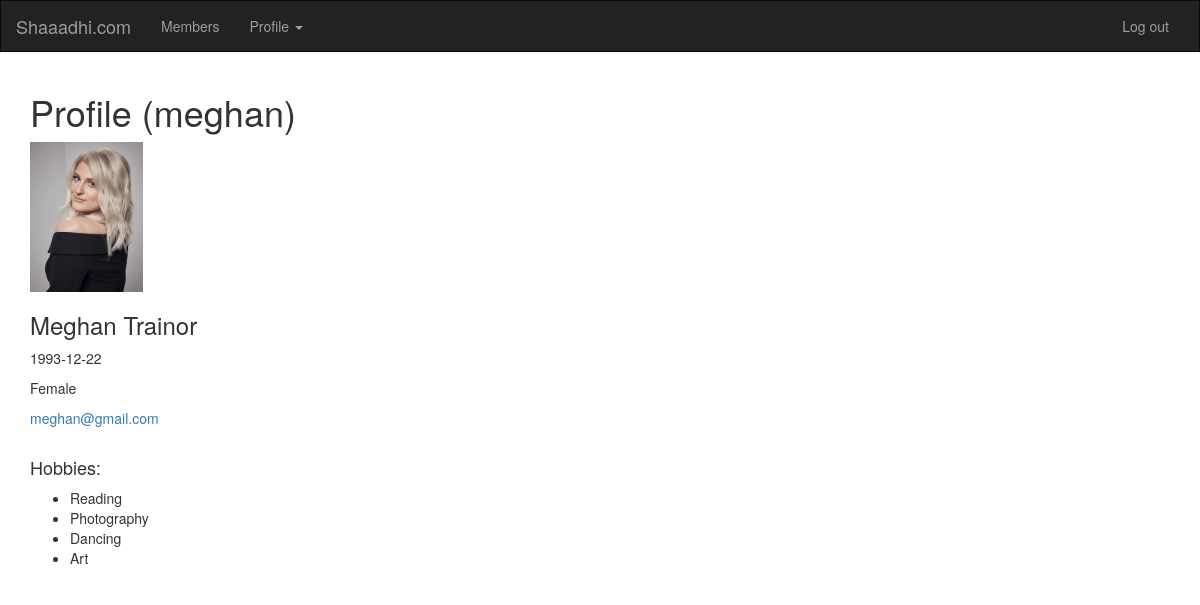
Screenshot of /profile/14/ (signed in) with the database file from the repository.
### mainapp/models.py (models this page shows, shortened)
class Profile(models.Model):
    GENDERS = (
        ("Male", "Male"),
        ("Female", "Female"),
    )
    user = models.OneToOneField(
        to=User,
        blank=True,
        null=True,
        on_delete=models.CASCADE
    )
    gender = models.CharField(max_length=8, choices=GENDERS)
    dob = models.CharField(max_length=10, default='')
    image = models.ImageField(upload_to='profile_images', blank=True)
    hobbies = models.ManyToManyField(Hobby, blank=True)

class Hobby(models.Model):
    HOBBY_CHOICES = (
        ("Art", "Art"),
        ("Dancing", "Dancing"),
        ("Fishing", "Fishing"),
        ("Photography", "Photography"),
        ("Reading", "Reading"),
        ("Skydiving", "Skydiving"),
        ("Swimming", "Swimming"),
    )
    name = models.CharField(max_length=50, default='')
    def __str__(self):
        return self.name

### mainapp/views.py (the view)
# urls.py: path('profile/', views.profile, name='profile'),
@login_required
def profile(request, pk=None):
    if pk: user = User.objects.get(pk=pk)
    else: user = request.user
    context = {
        'appname': appname,
        'user': user
    }
    return render(request, 'mainapp/profile.html', context)

### mainapp/templates/mainapp/profile.html
{% extends "mainapp/base.html" %}
{% load static %}
{% block content %}
<h1>Profile ({{ user }})</h1>
{% if user.profile.image %}
	<a href='{{user.profile.image.url}}'>
		<img id='profile-img' height=150 src='{{user.profile.image.url}}' alt='Profile image'/>
	</a>
{% else %}
	<img id='profile-img' height=150 src="{% static 'mainapp/profile-image.jpg' %}" alt='Profile image'/>
{% endif %}
<h3>{{ user.first_name }} {{ user.last_name }}</h3>
<p>{{ user.profile.dob }}</p>
<p>{{ user.profile.gender }}</p>
<a href='mailto:{{ user.email }}'>{{ user.email }}</a>
<br><br>
{% if user.profile.hobbies.all.count > 0 %}
	<h4>Hobbies:</h4>
	<ul>
		{% for hobby in user.profile.hobbies.all %}
			<li>{{ hobby }}</li>
		{% endfor %}
	</ul>
{% endif %}
{% endblock %}

### mainapp/static/mainapp/styles.css (style rules this page uses)
img { cursor: pointer; }

### rows the page displays
Hobby: name "Reading"
Hobby: name "Photography"
Hobby: name "Dancing"
Hobby: name "Art"

### other values shown
{{ user }} "meghan"
{{ user.first_name }} "Meghan"
{{ user.last_name }} "Trainor"
{{ user.profile.dob }} "1993-12-22"
{{ user.profile.gender }} "Female"
{{ user.email }} "meghan@gmail.com"
